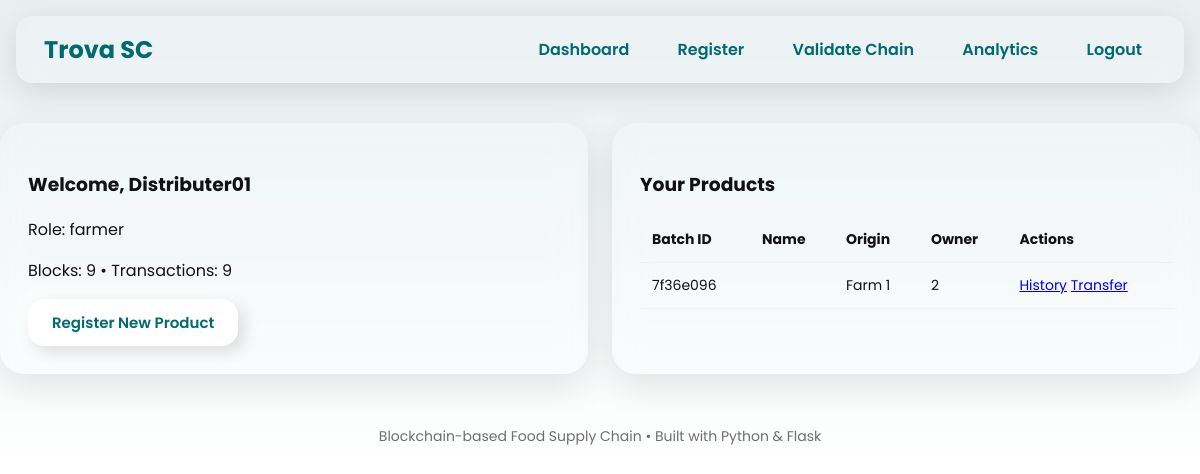
Page /dashboard (signed in) on the committed database.
### models.py (models this page shows)
class User(UserMixin, db.Model):
    id = db.Column(db.Integer, primary_key=True)
    username = db.Column(db.String(80), unique=True, nullable=False)
    email = db.Column(db.String(120), unique=True, nullable=False)
    password_hash = db.Column(db.String(200), nullable=False)
    role = db.Column(db.String(50), default="Farmer")  # Farmer, Distributor, Retailer, Admin

class Product(db.Model):
    id = db.Column(db.Integer, primary_key=True)
    batch_id = db.Column(db.String(64), unique=True, nullable=False)
    product_type = db.Column(db.String(64), nullable=False)
    origin = db.Column(db.String(128), nullable=False)
    owner_id = db.Column(db.Integer, db.ForeignKey('user.id'), nullable=False)
    owner = db.relationship('User', backref='products')
    current_owner = db.Column(db.String(64), nullable=False)
    status = db.Column(db.String(64), default="Registered")
    product_metadata = db.Column(db.Text)  # store JSON string for temp/humidity/notes
    timestamp = db.Column(db.DateTime, default=datetime.utcnow)

### app.py (the view)
    @app.route("/dashboard")
    @login_required
    def dashboard():
        products = Product.query.filter(
            (Product.owner_id == current_user.id) | (current_user.role == 'admin')
        ).all()
        total_blocks = len(blockchain.chain)
        total_transactions = sum(len(b.transactions) for b in blockchain.chain)
        return render_template(
            "dashboard.html",
            products=products,
            total_blocks=total_blocks,
            total_transactions=total_transactions
        )

### templates/dashboard.html
{% extends "base.html" %}
{% block content %}
  <div class="grid">
    <div class="card">
      <h3>Welcome, {{ current_user.username }}</h3>
      <p>Role: {{ current_user.role }}</p>
      <p>Blocks: {{ total_blocks }} • Transactions: {{ total_transactions }}</p>
      <a class="btn" href="{{ url_for('register_product') }}">Register New Product</a>
    </div>
    <div class="card">
      <h3>Your Products</h3>
      <table class="table">
        <thead><tr><th>Batch ID</th><th>Name</th><th>Origin</th><th>Owner</th><th>Actions</th></tr></thead>
        <tbody>
          {% for p in products %}
          <tr>
            <td>{{ p.batch_id }}</td>
            <td>{{ p.name }}</td>
            <td>{{ p.origin }}</td>
            <td>{{ p.owner_id }}</td>
            <td>
              <a href="{{ url_for('history', batch_id=p.batch_id) }}">History</a>
              <a href="{{ url_for('transfer', product_id=p.id) }}">Transfer</a>
            </td>
          </tr>
          {% else %}
          <tr><td colspan="5">No products yet.</td></tr>
          {% endfor %}
        </tbody>
      </table>
    </div>
  </div>
{% endblock %}

### static/style.css (style rules this page uses)
:root { --primary: #016A70; --secondary: #D2DE32; --soft: #A2C579; --bg-light: #f9f9f9; --bg-dark: rgba(20, 20, 30, 0.9); --glass: rgba(255, 255, 255, 0.1); --blur: 12px; --font: 'Poppins', sans-serif; }
* { box-sizing: border-box; transition: all 0.3s ease-in-out; }
body { font-family: var(--font); margin: 0; background: linear-gradient(180deg, #e8f0f2, #ffffff); color: #111; -webkit-font-smoothing: antialiased; overflow-x: hidden; }
.grid { display: grid; grid-template-columns: repeat(auto-fit, minmax(280px, 1fr)); gap: 24px; padding: 24px 0; }
.card { background: rgba(255, 255, 255, 0.1); backdrop-filter: blur(16px); border-radius: 24px; padding: 28px; box-shadow: 0 12px 36px rgba(0, 0, 0, 0.1); transition: transform 0.3s ease, box-shadow 0.3s ease; }
.btn { display: inline-block; background: #ffffff; color: var(--primary); padding: 12px 22px; border-radius: 16px; border: none; font-weight: 600; cursor: pointer; text-decoration: none; font-size: 15px; box-shadow: 6px 6px 16px rgba(0,0,0,0.12), -6px -6px 16px rgba(255,255,255,0.7); transition: all 0.3s ease; }
.table { width: 100%; border-collapse: collapse; margin-top: 12px; }
.table th, .table td { padding: 12px; border-bottom: 1px solid #f0f0f0; text-align: left; font-size: 14px; }
* { transition: all 0.25s ease-in-out; }
.btn { padding: 12px 24px; border-radius: 16px; font-weight: 600; font-size: 15px; border: none; cursor: pointer; color: var(--primary); background: #ffffff; text-decoration: none; box-shadow: 6px 6px 16px rgba(0,0,0,0.12), -6px -6px 16px rgba(255,255,255,0.7); transition: all 0.3s ease; }

### rows in the picture
User: username "Distributer01", role "farmer"
Product: batch_id "7f36e096", origin "Farm 1", owner_id "2"

### other values in the picture
{{ total_blocks }} "9"
{{ total_transactions }} "9"
